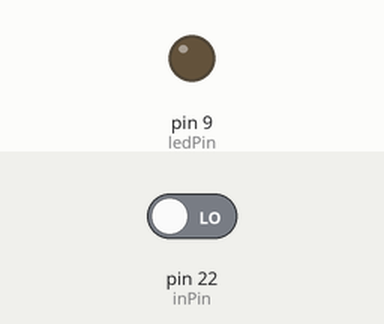
Recording of a sketch running on a simulated Arduino Mega 2560, built with avr-gcc and run on an emulated ATmega2560. On the bench: output pins drawn as LEDs (lit = HIGH). The inputs (shaded band) are chosen by the test bench; at power-on: pin 22 (inPin) LOW.

Above: at 1.2 s.
1.3 s: pin 22 (inPin) driven HIGH
At 1.7 s:
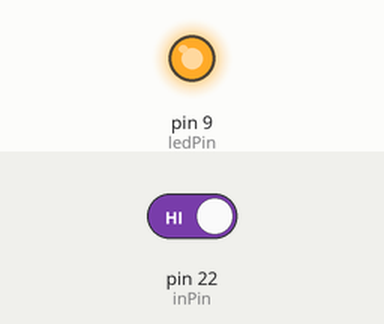
4.3 s: pin 22 (inPin) driven LOW
At 5.2 s:
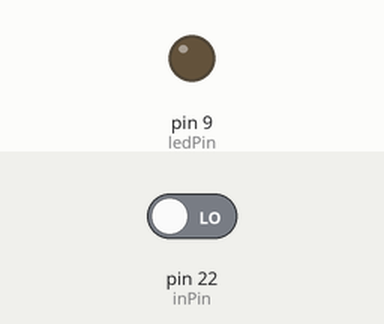
Timing chart, 0 to 7.3 s (numbered marks = the images above; inputs shaded):
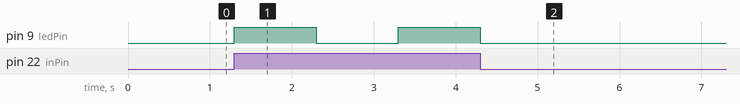

Measured:
- after the input at 1.3 s, pin 9 (ledPin): LOW → HIGH at once, → LOW 1.0 s later, → HIGH 1.0 s later
- after the input at 4.3 s, pin 9 (ledPin): goes on until 4.3 s, then stays LOW

The sketch:

switch.ino
```cpp
int ledPin = 9; // pin 13 asignado para el LED de salida
int inPin = 22; // pin 2 asignado para el pulsador
void setup() // Configura entradas y salidas
{
pinMode(ledPin, OUTPUT); // declara LED como salida
pinMode(inPin, INPUT); // declara pulsador como entrada
}
void loop()
{
if (digitalRead(inPin) == HIGH) // testea si la entrada esta activa HIGH
{
digitalWrite(ledPin, HIGH); // enciende el LED
delay(1000); // espera 1 segundo
digitalWrite(ledPin, LOW); // apaga el LED
delay(1000); // espera 1 segundo
}
}
```
